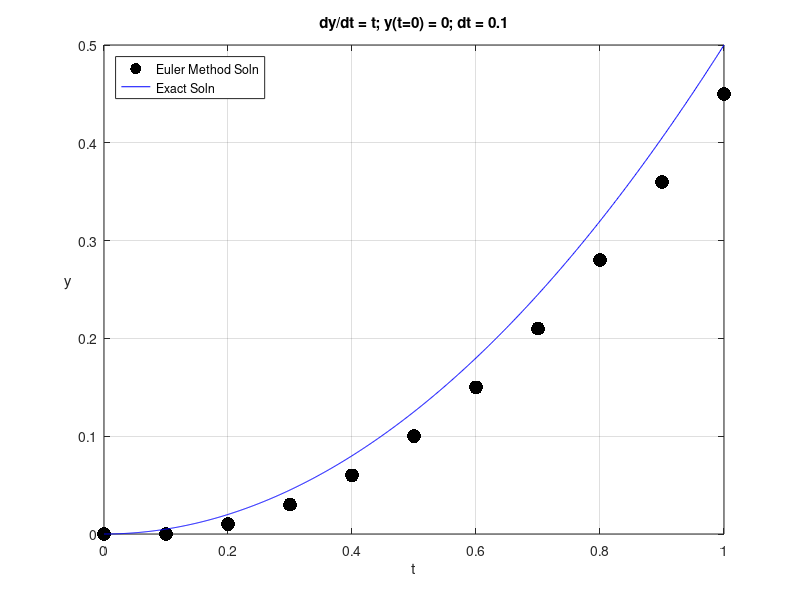

The MATLAB source for this figure: (Note: this script raises an error after producing the figure.)
clear
a     = 1;
y(1) = 0;
Dt   = 0.1;

t    = [0:Dt:1];
for i = 1:length(t)-1
    y(i+1) = y(i) + Dt*a*t(i);
end
% or, compute the t array in the for loop
% Must choose Dt so 1/Dt is integer to ensure last value of y
% computed is for t = 1.0
t(1) = 0;
for i = 1:1/Dt-1
    y(i+1) = y(i) + Dt*a*t(i);
    t(i+1) = t(i) + Dt;    
end

% Exact solution
te = linspace(0,1,1000);
ye = te.^2/2;

figure(1);clf
    plot(t,y,'k.','MarkerSize',30);
    hold on;grid on;
    plot(te,ye,'b-');
    xlabel('t')
    ylabel('y','Rotation',0,'HorizontalAlignment','Right')
    title('dy/dt = t; y(t=0) = 0; dt = 0.1');
    legend('Euler Method Soln','Exact Soln','Location','NorthWest');

saveplots('euler.png')

%%%%%%%%%%%%%%%%%%%%%%%%%%%%%%%%%%%%%%%%%%%%%%%%%%%%%%%%%%%%%%%%%%%%%%%%%%%
clear;
a    = 1;
y(1) = 0;  
Dta  = 0.1./10.^[0:5];
% or
%Dta = [0.1,0.01,0.001,0.0001];

for k = 1:length(Dta)
 Dt   = Dta(k);
 t    = [0:Dt:1];
 for i = 1:length(t)-1
    y(i+1) = y(i) + Dt*a*t(i);
 end
 ye = t.^2/2;
 E(k) = abs( (y(end)-ye(end))/ye(end) );
 fprintf('Dt = %.4g, Error = %.4g\n',Dt,E(k));
end

figure(2)
    loglog(Dta,E,'k.','MarkerSize',30);
    grid on;
    title('dy/dt = t; y(t=0) = 0;');    
    xlabel('$\Delta t$');
    legend('Error = $| \frac{y_{euler}(t=1.0)-y_{exact}(t=1.0)}{y_{exact}(t=1.0)} |$',...
        'Location','NorthWest')
    ylabel('Error');

saveplots('euler_error.png')